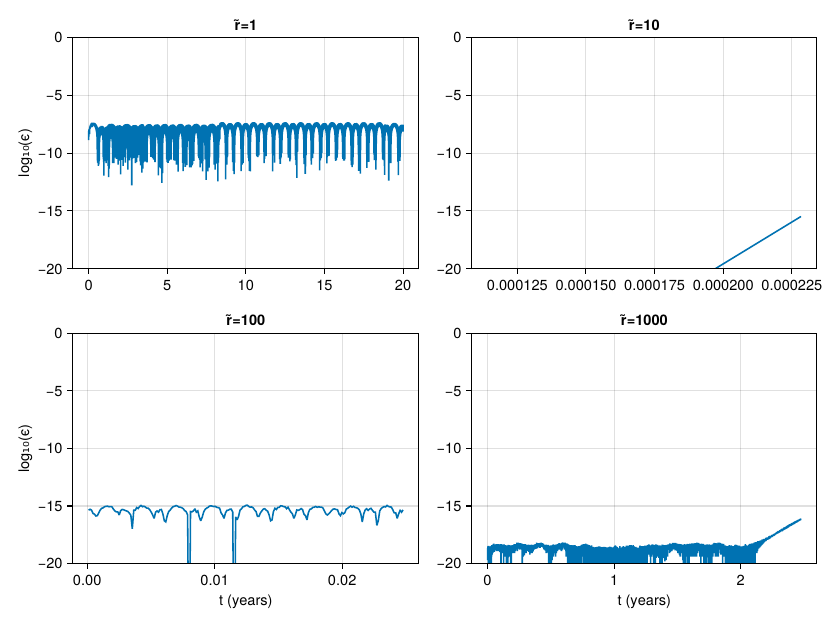

This figure's Julia source:
using FiniteLineSource
using WGLMakie
using CairoMakie

function produce_plot_sts(r, label)        
    q = [20*sin(2π*i/8760) + 5*sin(2π*i/24) + 5. for i=1:8760*20]
    I = zeros(length(q))

    setup = SegmentToSegment(D1=5., H1=20., D2=5., H2=15., r=r)

    segment_limits = [0., 0.01, 0.1, 0.5, 1., 3., 10.]
    segment_points = 6 .* [10, 25, 10, 10, 10, 10]

    params = Constants(Δt = 3600., segment_limits=segment_limits, segment_points=segment_points)
    prealloc = Preallocation(setup, params) 

    precomp = precompute_parameters(setup, prealloc=prealloc, params=params)
    compute_integral_throught_history!(setup, I=I, q=q, precomp=precomp, params=params)

    C = convolve_step(q, setup, params=params)

    abs_error = abs.(C-I) 
    t = 1:length(q)
    abs_error[abs_error .== 0] .= 10^-32
    error = log10.(abs_error)

    lines!(t ./ 8760, error, label=label)
end

rs = [0.1, 1, 10, 100]
plots = []
ff = Figure(size = (800,600))

for (i, r) in enumerate(rs)
    ax = Axis(ff[floor(Int, (i-1)/2) + 1, (i-1)%2+1], xlabel =  floor(Int, (i-1)/2) == 1 ? "t (years)" : "", ylabel = i%2 == 1 ? "log₁₀(ϵ)" : "", title="r̃=$(Int(r/0.1))", limits=(nothing, (-20, 0)))
    produce_plot_sts(r, "")    
end
ff

CairoMakie.activate!()
save("figures/error_sts.pdf", ff)